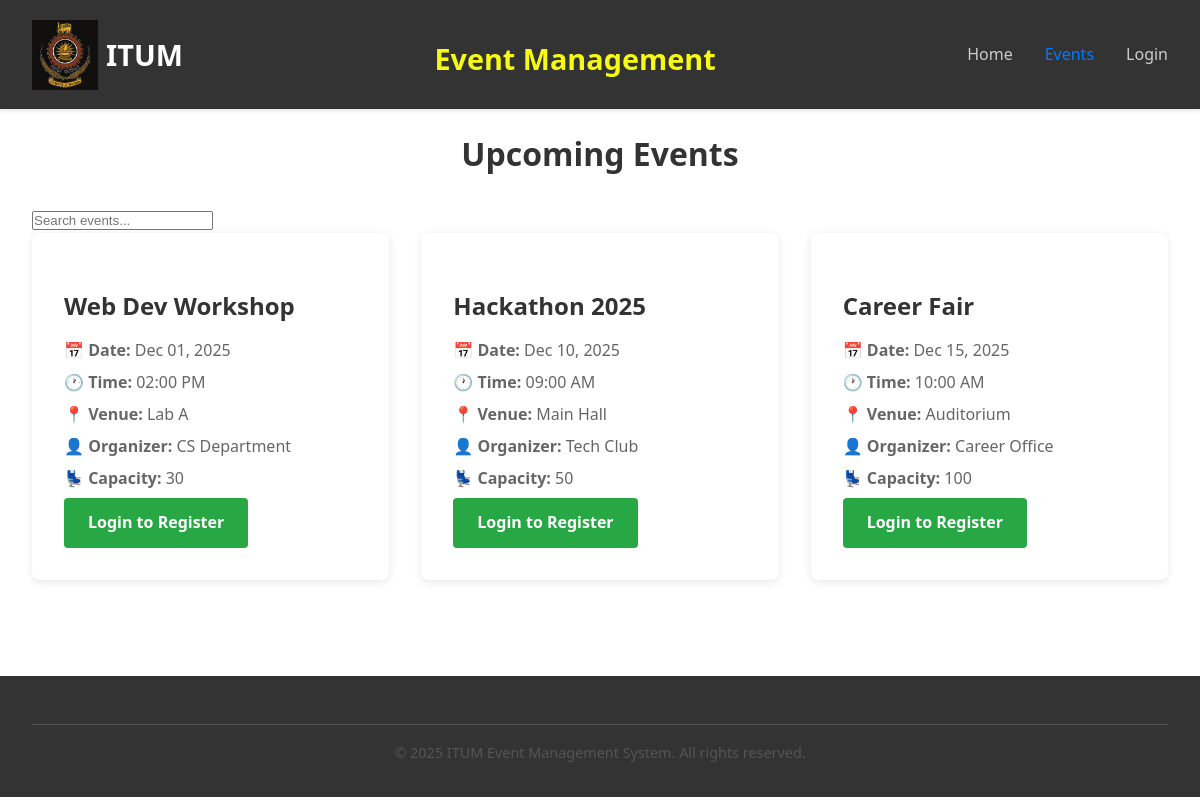
Screenshot of /events.php with the database file from the repository.
### tables this page shows
CREATE TABLE events (
    id INT PRIMARY KEY AUTO_INCREMENT,
    title VARCHAR(150) NOT NULL,
    date DATE NOT NULL,
    time TIME NOT NULL,
    venue VARCHAR(200) NOT NULL,
    description TEXT,
    organizer VARCHAR(100) NOT NULL,
    capacity INT DEFAULT 50
);

### config.php (called while the page is built, shortened)
<?php
function isLoggedIn() {
    return isset($_SESSION['user_id']);
}
?>

### events.php (the view, shortened to what this page needs)
<?php
require_once 'config.php';
$search = isset($_GET['search']) ? $_GET['search'] : '';
$sql = "SELECT * FROM events WHERE title LIKE ? ORDER BY date ASC";
$stmt = $conn->prepare($sql);
$stmt->execute(["%$search%"]);
$events = $stmt->fetchAll();
?>
<!DOCTYPE html>
<html lang="en">
<head>
    <link rel="stylesheet" href="style.css">
</head>
<body>
    <nav class="navbar">
        <div class="container">
            <div class="logo">
            <img src="images/logo.jpeg" alt="University crest with the letters ITUM; logo located in the site header; text reads ITUM; formal academic tone">
            <span class="logo-text">ITUM</span>
            </div>
            <h2 class="logo"> Event Management</h2>
            <ul class="nav-links">
                <li><a href="index.html">Home</a></li>
                <li><a href="events.php" class="active">Events</a></li>
                <?php if(isLoggedIn()): ?>
                    <?php if(isAdmin()): ?>
                        <li><a href="admin.php">Admin</a></li>
                    <?php endif; ?>
                    <li><a href="logout.php">Logout (<?php echo $_SESSION['name']; ?>)</a></li>
                <?php else: ?>
                    <li><a href="index.html">Login</a></li>
                <?php endif; ?>
            </ul>
        </div>
    </nav>
    <section class="events-section">
        <div class="container">
            <h2 style="text-align: center; margin-bottom: 2rem;">Upcoming Events</h2>
            <div class="search-bar">
                <input type="text" id="searchInput" placeholder="Search events..." onkeyup="searchEvents()">
            </div>
            <div class="event-grid">
                <?php if(count($events) > 0): ?>
                    <?php foreach($events as $event): ?>
                    <div class="event-card">
                        <h3><?php echo htmlspecialchars($event['title']); ?></h3>
                        <p>📅 <strong>Date:</strong> <?php echo date('M d, Y', strtotime($event['date'])); ?></p>
                        <p>🕐 <strong>Time:</strong> <?php echo date('h:i A', strtotime($event['time'])); ?></p>
                        <p>📍 <strong>Venue:</strong> <?php echo htmlspecialchars($event['venue']); ?></p>
                        <p>👤 <strong>Organizer:</strong> <?php echo htmlspecialchars($event['organizer']); ?></p>
                        <p>💺 <strong>Capacity:</strong> <?php echo $event['capacity']; ?></p>
                        <?php if(isLoggedIn() && !isAdmin()): ?>
                            <a href="register_event.php?id=<?php echo $event['id']; ?>" class="btn btn-primary">Register Now</a>
                        <?php elseif(!isLoggedIn()): ?>
                            <a href="login.php" class="btn btn-primary">Login to Register</a>
                        <?php endif; ?>
                    </div>
                    <?php endforeach; ?>
                <?php else: ?>
                    <p style="text-align:center;grid-column:1/-1;">No events found.</p>
                <?php endif; ?>
            </div>
        </div>
    </section>
    <footer class="footer">
        <div class="container">
            <div class="footer-bottom">
                <p>&copy; 2025 ITUM Event Management System. All rights reserved.</p>
            </div>
        </div>
    </footer>
</body>
</html>

### style.css (style rules this page uses)
* { margin: 0; padding: 0; box-sizing: border-box; }
body { font-family: 'Segoe UI', Tahoma, Geneva, Verdana, sans-serif; line-height: 1.6; color: #333; background-color: #ffffff; overflow-x: hidden; min-height: 100vh; display: flex; flex-direction: column; }
html { scroll-behavior: smooth; }
h1, h2, h3, h4, h5, h6 { font-weight: 600; color: #333; margin-top: 1.5rem; margin-bottom: 1rem; }
h2 { font-size: 2rem; line-height: 1.3; }
h3 { font-size: 1.5rem; line-height: 1.4; }
p { margin-bottom: 1rem; line-height: 1.7; color: #555; }
a { color: #007bff; text-decoration: none; transition: color 0.3s ease; }
.event-grid { display: grid; grid-template-columns: repeat(auto-fit, minmax(300px, 1fr)); gap: 2rem; margin-bottom: 2rem; }
.event-card { background: white; padding: 2rem; border-radius: 8px; box-shadow: 0 2px 8px rgba(0, 0, 0, 0.1); transition: transform 0.3s ease, box-shadow 0.3s ease; }
.event-card h3 { color: #333; margin-bottom: 1rem; }
.event-card p { color: #666; margin-bottom: 0.5rem; line-height: 1.5; }
.btn { display: inline-block; padding: 0.75rem 1.5rem; text-decoration: none; border-radius: 4px; transition: all 0.3s ease; border: none; cursor: pointer; font-size: 1rem; font-weight: 600; }
.btn-primary { background-color: #28a745; color: white; }
.footer { background-color: #333; color: #fff; padding: 3rem 0 1rem 0; margin-top: 4rem; }
.footer-bottom { border-top: 1px solid #555; padding-top: 1rem; text-align: center; color: #999; font-size: 0.9rem; }
.container { max-width: 1200px; margin: 0 auto; padding: 0 2rem; }
.navbar { background-color: #333; color: white; padding: 1rem 0; position: sticky; top: 0; z-index: 100; box-shadow: 0 2px 4px rgba(0, 0, 0, 0.1); }
.navbar .container { display: flex; justify-content: space-between; align-items: center; }
.logo { display: flex; align-items: center; gap: 0.5rem; font-size: 1.8rem; font-weight: bold; color: #f7fb13; }
.logo img { height: 70px; width: auto; }
.logo-text { color: white; }
.nav-links { display: flex; list-style: none; gap: 2rem; margin: 0; padding: 0; }
.nav-links a { color: #ccc; text-decoration: none; transition: color 0.3s ease; font-size: 1rem; }
.nav-links a:hover, .nav-links a.active { color: #007bff; }

### rows the page displays
events: title "Web Dev Workshop", date "Dec 01, 2025", time "02:00 PM", venue "Lab A", organizer "CS Department", capacity "30"
events: title "Hackathon 2025", date "Dec 10, 2025", time "09:00 AM", venue "Main Hall", organizer "Tech Club", capacity "50"
events: title "Career Fair", date "Dec 15, 2025", time "10:00 AM", venue "Auditorium", organizer "Career Office", capacity "100"
